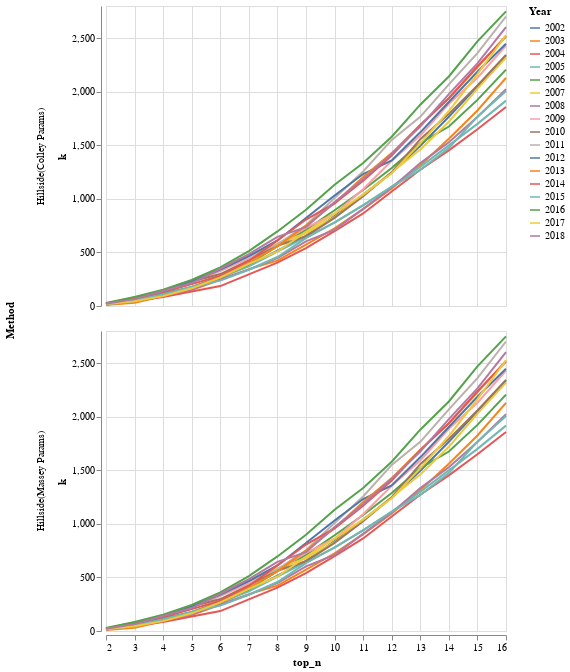

Write notebook code for a chart like this one.
### Code cell
max_top_n = 16
min_top_n = 2
mask = (graph_df.top_n <= max_top_n) & (graph_df.top_n >= min_top_n)
alt.Chart(graph_df.loc[mask]).mark_line().encode(
    x='top_n',
    y='k',
    color='Year'
).facet(row='Method')

### Figure 1 — Vega-Lite specification as saved in the notebook (floating-point values rounded to 4 significant figures; data arrays with more than 128 entries replaced by an {"elided": "..."} marker saying what was removed)
{"config": {"view": {"continuousWidth": 400, "continuousHeight": 300}}, "data": {"name": "data-c46a44d28a17fb6a9bc91d1df7a6acf2"}, "facet": {"row": {"type": "nominal", "field": "Method"}}, "spec": {"mark": "line", "encoding": {"color": {"type": "nominal", "field": "Year"}, "x": {"type": "quantitative", "field": "top_n"}, "y": {"type": "quantitative", "field": "k"}}}, "$schema": "https://vega.github.io/schema/vega-lite/v4.8.1.json", "datasets": {"data-c46a44d28a17fb6a9bc91d1df7a6acf2": {"elided": "510 records"}}}
